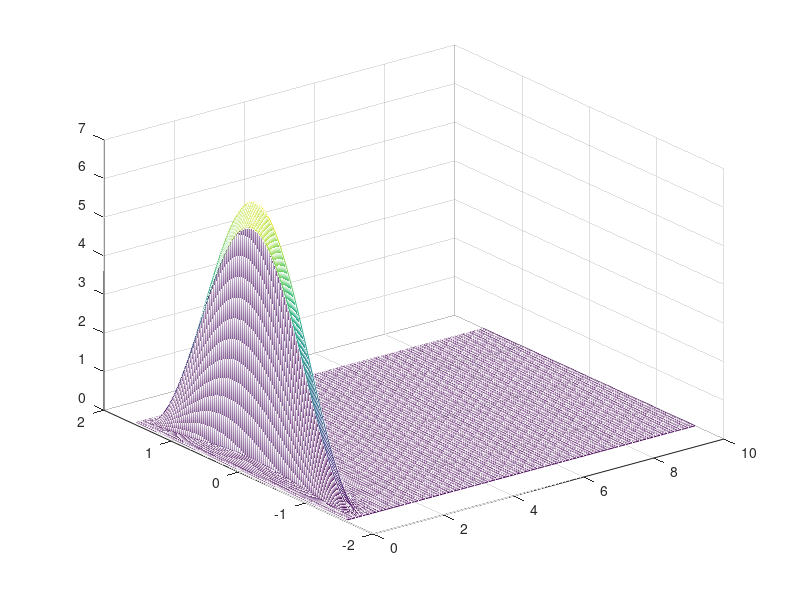
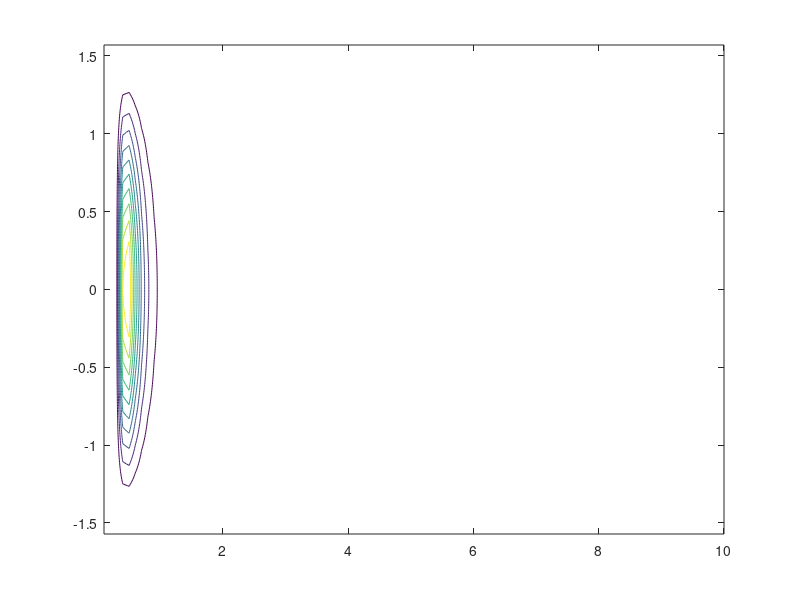

MATLAB code to generate these figures, in order:
sea_s = input("Enter Sea State: ")

if sea_s == 2
    u = (4 + 6)/2
elseif sea_s == 5
    u = (17 + 21)/2
elseif sea_s == 8
    u = (34 + 40)/2
elseif sea_s == 11
    u = (56 + 63)/2
end

g = 9.81

% Pierson Moskowitz Spectrum
PMspectrum = @(w, u, g) ((0.0081 * g^2) ./ (w.^5))  .* exp(-0.74 .* (g ./(w .* u)).^4)
[w, th] = meshgrid(0.1:0.1:10, -pi/2:0.01:pi/2) 
tspec = 2/pi .* cos(th).^2 .* PMspectrum(w, u, g)

mesh(w,th,tspec)
%surf(w,th,tspec)
%colormap hsv
figure
contour(w,th,tspec)